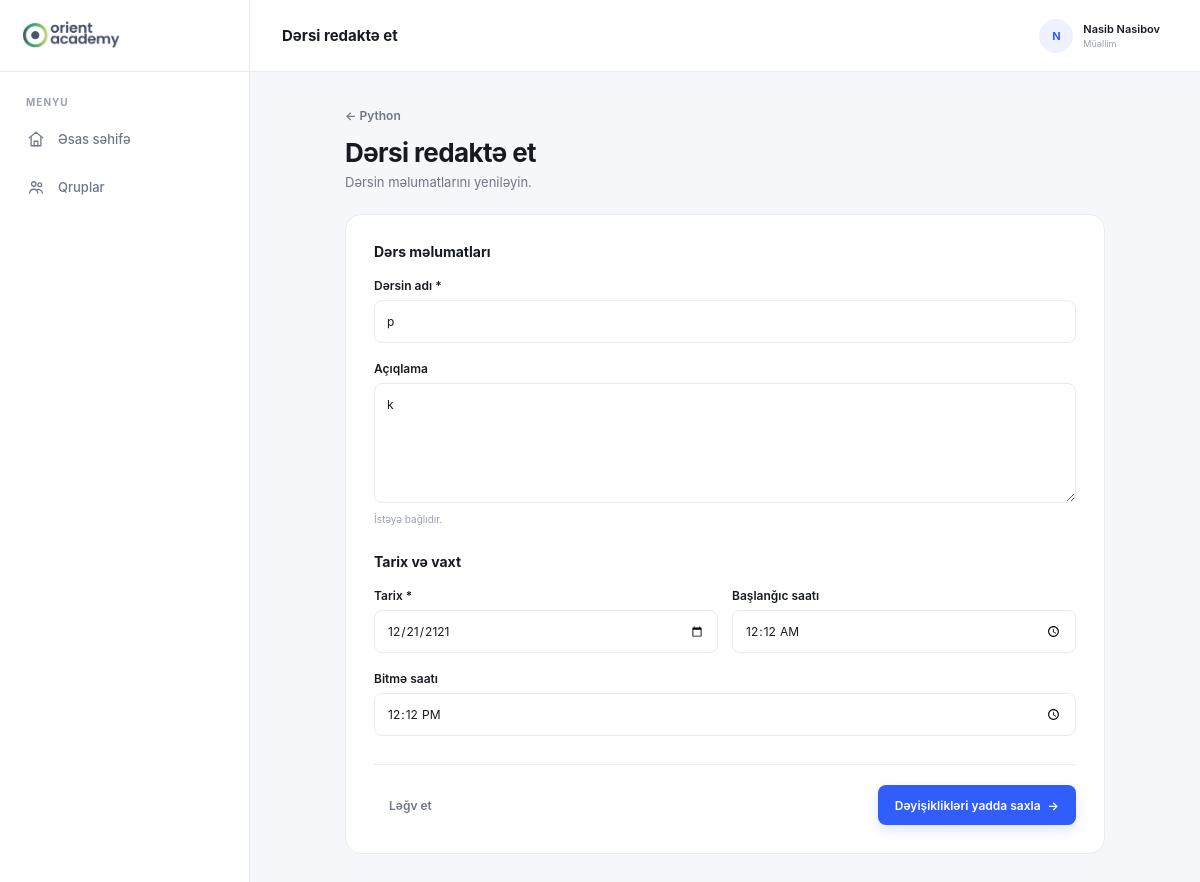
The app's page /lessons/2/edit/ (signed in) with its own data.
### dashboard/models.py (models this page shows, shortened)
class Group(models.Model):
    name = models.CharField(
        max_length=100
    )
    teacher = models.ForeignKey(
        User,
        on_delete=models.CASCADE,
        related_name="teaching_groups"
    )
    start_date = models.DateField()
    end_date = models.DateField(
        null=True,
        blank=True
    )
    created_at = models.DateTimeField(
        auto_now_add=True
    )
    is_active = models.BooleanField(
        default=True
    )
    class Meta:
        ordering = ["-created_at"]

class Lesson(models.Model):
    group = models.ForeignKey(
        Group,
        on_delete=models.CASCADE,
        related_name="lessons"
    )
    title = models.CharField(
        max_length=200
    )
    description = models.TextField(
        blank=True
    )
    lesson_date = models.DateField()
    start_time = models.TimeField(
        null=True,
        blank=True
    )
    end_time = models.TimeField(
        null=True,
        blank=True
    )
    created_at = models.DateTimeField(
        auto_now_add=True
    )
    class Meta:
        ordering = ["-lesson_date", "-start_time"]

### dashboard/views.py (the view, shortened to what this page needs)
# urls.py: path("lessons/<int:lesson_id>/edit/", lesson_edit, name="lesson_edit"),
@login_required
def lesson_edit(request, lesson_id):
    lesson = Lesson.objects.filter(
        id=lesson_id,
        group__teacher=request.user
    ).first()
    if lesson is None:
        return redirect("groups")
    return render(
        request,
        "lesson_edit.html",
        {
            "lesson": lesson,
            "group": lesson.group,
        }
    )

### templates/lesson_edit.html (shortened to what this page needs)
{% extends "base.html" %}
{% block page_title %}
    Dərsi redaktə et
{% endblock %}
{% block content %}
<div class="form-page">
    <div class="page-header">
        <a
            href="{% url 'group_detail' group.id %}"
            class="back-link"
        >
            ← {{ group.name }}
        </a>
        <h1>
            Dərsi redaktə et
        </h1>
        <p>
            Dərsin məlumatlarını yeniləyin.
        </p>
    </div>
    <div class="form-card">
        <form method="POST">
            <div class="form-section">
                <h2 class="section-title">
                    Dərs məlumatları
                </h2>
                <div class="form-group">
                    <label
                        for="title"
                        class="form-label"
                    >
                        Dərsin adı
                        <span class="required">*</span>
                    </label>
                    <input
                        type="text"
                        id="title"
                        name="title"
                        class="form-control"
                        value="{{ lesson.title }}"
                        required
                        autofocus
                    >
                </div>
                <div class="form-group">
                    <label
                        for="description"
                        class="form-label"
                    >
                        Açıqlama
                    </label>
                    <textarea
                        id="description"
                        name="description"
                        class="form-control"
                    >{{ lesson.description }}</textarea>
                    <div class="field-hint">
                        İstəyə bağlıdır.
                    </div>
                </div>
            </div>
            <div class="form-section">
                <h2 class="section-title">
                    Tarix və vaxt
                </h2>
                <div class="form-row">
                    <div class="form-group">
                        <label
                            for="lesson_date"
                            class="form-label"
                        >
                            Tarix
                            <span class="required">*</span>
                        </label>
                        <input
                            type="date"
                            id="lesson_date"
                            name="lesson_date"
                            class="form-control"
                            value="{{ lesson.lesson_date|date:'Y-m-d' }}"
                            required
                        >
                    </div>
                    <div class="form-group">
                        <label
                            for="start_time"
                            class="form-label"
                        >
                            Başlanğıc saatı
                        </label>
                        <input
                            type="time"
                            id="start_time"
                            name="start_time"
                            class="form-control"
                            value="{{ lesson.start_time|time:'H:i' }}"
                        >
                    </div>
                </div>
                <div class="form-group">
                    <label
                        for="end_time"
                        class="form-label"
                    >
                        Bitmə saatı
                    </label>
                    <input
                        type="time"
                        id="end_time"
                        name="end_time"
                        class="form-control"
                        value="{{ lesson.end_time|time:'H:i' }}"
                    >
                </div>
            </div>
            <div class="form-footer">
                <a
                    href="{% url 'group_detail' group.id %}"
                    class="cancel-button"
                >
                    Ləğv et
                </a>
                <button
                    type="submit"
                    class="submit-button"
                >
                    Dəyişiklikləri yadda saxla
                    <span>→</span>
                </button>
            </div>
        </form>
    </div>
</div>
{% endblock %}

### templates/base.html (shortened to what this page needs)
{% load static %}
<!DOCTYPE html>
<html lang="az">
<head>
    <link
        rel="stylesheet"
        href="{% static 'dashboard/css/base.css' %}"
    >
</head>
<body>
    <div class="app">
        <aside
            class="sidebar"
            id="sidebar"
        >
            <div class="sidebar-top">
                <a
                    href="{% url 'dashboard_home' %}"
                    class="brand"
                >
                    <div class="brand-logo">
                    <img
                        src="{% static 'dashboard/images/orient-meta.png' %}"
                        alt="Orient Academy"
                    >
                </div>
                </a>
            </div>
            <nav class="navigation">
                <div class="nav-section">
                    <span class="nav-label">
                        MENYU
                    </span>
                    <a
                        href="{% url 'dashboard_home' %}"
                        class="nav-link {% if request.resolver_match.url_name == 'dashboard_home' %}active{% endif %}"
                    >
                        <span class="nav-icon">
                            <svg
                                viewBox="0 0 24 24"
                                aria-hidden="true"
                            >
                                <path d="M3 10.5L12 3l9 7.5"></path>
                                <path d="M5.5 9.5V21h13V9.5"></path>
                                <path d="M9.5 21v-6h5v6"></path>
                            </svg>
                        </span>
                        <span>
                            Əsas səhifə
                        </span>
                    </a>
                    <a
                        href="{% url 'groups' %}"
                        class="nav-link {% if request.resolver_match.url_name == 'groups' or request.resolver_match.url_name == 'group_detail' %}active{% endif %}"
                    >
                        <span class="nav-icon">
                            <svg
                                viewBox="0 0 24 24"
                                aria-hidden="true"
                            >
                                <circle
                                    cx="9"
                                    cy="8"
                                    r="3"
                                ></circle>
                                <circle
                                    cx="17"
                                    cy="9"
                                    r="2.5"
                                ></circle>
                                <path
                                    d="M3.5 20c.5-3.4 2.4-5 5.5-5s5 1.6 5.5 5"
                                ></path>
                                <path
                                    d="M14 15.5c2.8-.8 5.5.5 6.5 4.5"
                                ></path>
                            </svg>
                        </span>
                        <span>
                            Qruplar
                        </span>
                    </a>
                </div>
            </nav>
        </aside>
        <main class="main">
            <header class="topbar">
                <div class="topbar-title">
                    {% block page_title %}{% endblock %}
                </div>
                <a
                    href="{% url 'profile' %}"
                    class="topbar-profile"
                >
                    <div class="topbar-avatar">
                        {{ user.first_name|first|default:user.username|first|upper }}
                    </div>
                    <div class="topbar-user">
                        <strong>
                            {% if user.first_name or user.last_name %}
                                {{ user.first_name }}
                                {{ user.last_name }}
                            {% else %}
                                {{ user.username }}
                            {% endif %}
                        </strong>
                        <span>
                            Müəllim
                        </span>
                    </div>
                </a>
            </header>
            <section class="content">
                <div class="page-container">
                    {% block content %}
                    {% endblock %}
                </div>
            </section>
        </main>
    </div>
</body>
</html>

### static/dashboard/css/base.css (style rules this page uses)
:root { --bg: #f5f7fb; --surface: #ffffff; --surface-soft: #f8f9fc; --text: #171a21; --text-secondary: #6f7785; --text-muted: #9aa1ad; --border: #e8ebf0; --primary: #315efb; --primary-hover: #254bd4; --primary-soft: #eef2ff; --sidebar-width: 250px; --topbar-height: 72px; --radius: 12px; --radius-lg: 16px; --transition: 180ms cubic-bezier(0.4, 0, 0.2, 1); }
* { margin: 0; padding: 0; box-sizing: border-box; }
html { scroll-behavior: smooth; }
body { min-height: 100vh; font-family: Inter, -apple-system, BlinkMacSystemFont, "Segoe UI", Roboto, Arial, sans-serif; background: var(--bg); color: var(--text); -webkit-font-smoothing: antialiased; }
button, input, textarea, select { font: inherit; }
button { border: 0; }
a { color: inherit; text-decoration: none; }
.app { min-height: 100vh; }
.sidebar { position: fixed; top: 0; left: 0; bottom: 0; width: var(--sidebar-width); display: flex; flex-direction: column; background: var(--surface); border-right: 1px solid var(--border); z-index: 100; animation: sidebarEnter 400ms ease both; }
.sidebar-top { height: var(--topbar-height); padding: 0 22px; display: flex; align-items: center; justify-content: space-between; border-bottom: 1px solid var(--border); }
.brand { display: flex; align-items: center; gap: 11px; }
.navigation { flex: 1; padding: 24px 14px; }
.nav-section { display: flex; flex-direction: column; }
.nav-label { padding: 0 12px; margin-bottom: 9px; color: var(--text-muted); font-size: 10px; font-weight: 700; letter-spacing: 1px; }
.nav-link { position: relative; min-height: 44px; padding: 0 12px; margin-bottom: 4px; display: flex; align-items: center; gap: 12px; border-radius: 9px; color: var(--text-secondary); font-size: 13px; font-weight: 500; transition: background var(--transition), color var(--transition), transform var(--transition); }
.nav-icon { width: 20px; height: 20px; display: flex; align-items: center; justify-content: center; flex-shrink: 0; }
.nav-icon svg { width: 18px; height: 18px; display: block; fill: none; stroke: currentColor; stroke-width: 1.7; stroke-linecap: round; stroke-linejoin: round; }
.main { min-height: 100vh; margin-left: var(--sidebar-width); }
.topbar { position: sticky; top: 0; height: var(--topbar-height); padding: 0 32px; display: flex; align-items: center; background: rgba(255, 255, 255, 0.92); border-bottom: 1px solid var(--border); backdrop-filter: blur(12px); z-index: 50; }
.topbar-title { color: var(--text); font-size: 15px; font-weight: 650; }
.topbar-profile { margin-left: auto; padding: 5px 8px; display: flex; align-items: center; gap: 10px; border-radius: 9px; transition: background var(--transition); }
.topbar-avatar { width: 34px; height: 34px; flex-shrink: 0; display: flex; align-items: center; justify-content: center; border-radius: 50%; background: var(--primary-soft); color: var(--primary); font-size: 11px; font-weight: 700; }
.topbar-user { display: flex; flex-direction: column; }
.topbar-user strong { font-size: 11px; font-weight: 600; }
.topbar-user span { margin-top: 2px; color: var(--text-muted); font-size: 9px; }
.content { padding: 32px; }
.page-container { width: 100%; max-width: 1400px; margin: 0 auto; animation: pageEnter 400ms ease both; }
.brand { display: flex; align-items: center; width: 100%; }
.brand-logo { width: 220px; height: 60px; display: flex; align-items: center; }
.brand-logo img { display: block; width: auto; height: 54px; max-width: 220px; object-fit: contain; object-position: left center; }

### records on screen
Group: name "Python"
Lesson: title "p", description "k", lesson_date "12/21/2121", start_time "00:12", end_time "12:12"

### other values on screen
{{ user.first_name|first|default:user.username|first|upper }} "N"
{{ user.first_name }} "Nasib"
{{ user.last_name }} "Nasibov"
